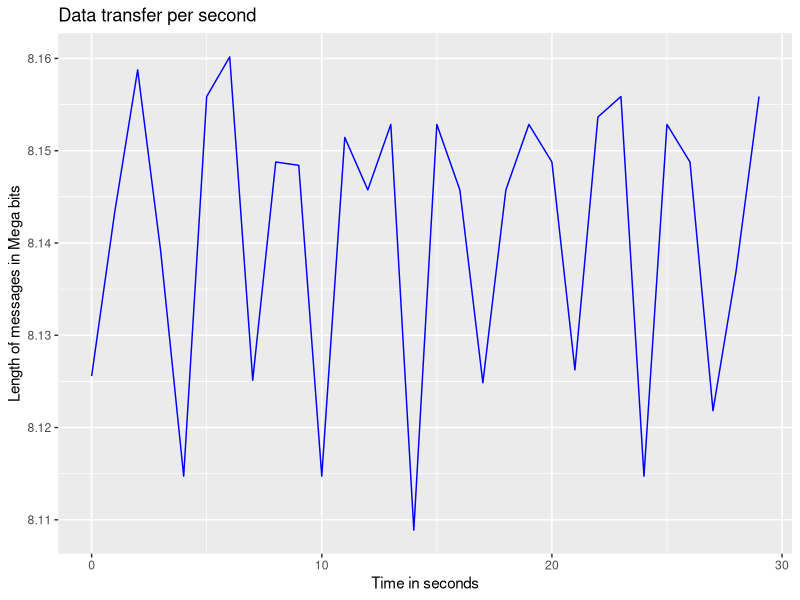

Write R code to recreate this figure.
library(ggplot2)

data <- read.csv("data.csv")

# define two arrays for the time in seconds and lengths of those timestamps
lenghts <- c()
times <- c()

curr_time <- 0
curr_length <- 0


# loop over data
for (i in 1:nrow(data)) {
  # break out of for loop when hitting the 31st second.
  if (floor(data$Time[i]) == 31) {
    break
  }
  # Check if data is still in the current second.
  if (floor(data$Time[i]) == curr_time) {
    curr_length <- curr_length + data$Length[i]
  } else {
    # to MegaBits.
    curr_length <- curr_length * 8 / 1000000
    # save to lengths
    lenghts <- c(lenghts, curr_length)
    # save times
    times <- c(times, curr_time)
    # save to times
    curr_time <- floor(data$Time[i])
    # saves every second
    curr_length <- data$Length[i]
  }
}

# Plot to pdf
ggplot() +
  geom_line(aes(x = times, y = lenghts), color = "blue") +
  xlab("Time in seconds") +
  ylab("Length of messages in Mega bits") +
  ggtitle("Data transfer per second")